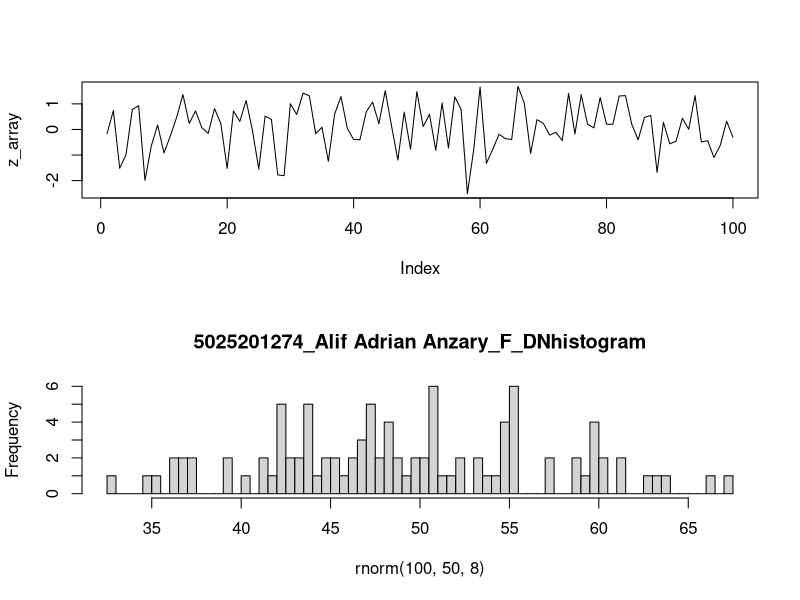

Reproduce this figure in R.
#no.6a
x1 = 0
x2 = 0
n = 100
m = 50
sd = 8

par(mfrow = c(2,1))
data = rnorm(n=n, mean=m, sd=sd)
z_array = c()

for (d in data)
  {
    z = (d - m)/sd
    z_array = append(z_array, z)
    
    if (d < m)
    {
      x1 = x1 + 1
    }
    else
    {
      x2 = x2 + 1
    }
  }


result = plot(z_array, type='l')

paste("Rata-rata adalah", m)
paste("x1 adalah", x1)
paste("x2 adalah", x2)

#no.6b
h = hist(rnorm(100, 50, 8), breaks = 50, main="5025201274_Alif Adrian Anzary_F_DNhistogram")

#no.6c
varian = sd*sd
paste("varian adalah", varian)